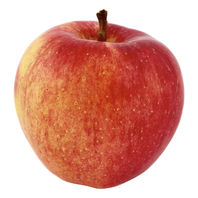
#> input picture pdi/apple.jpg, 198 x 198 px
$ python -i segmentation.py   (imports and definitions only)
#> lines starting #> are read from the running program, lines starting #| are printed output that depends on the picture; after the words box and inside, x2 and y2 are one past the last pixel; in counts of white or black regions, pixels touching at a corner belong together
import cv2
import numpy as np

def segmentar_objeto_com_flood_fill(imagem):
    _, mascara = cv2.threshold(imagem, 0, 255, cv2.THRESH_BINARY_INV + cv2.THRESH_OTSU)

    h, w = mascara.shape
    ff = mascara.copy()
    ff_mask = np.zeros((h + 2, w + 2), np.uint8)

    for seed in [(0, 0), (w - 1, 0), (0, h - 1), (w - 1, h - 1)]:
        cv2.floodFill(ff, ff_mask, seedPoint=seed, newVal=0)

    kernel = np.ones((3, 3), np.uint8)
    ff = cv2.morphologyEx(ff, cv2.MORPH_OPEN, kernel, iterations=1)
    ff = cv2.morphologyEx(ff, cv2.MORPH_CLOSE, kernel, iterations=1)

    return ff

def filtrar_contornos_borda(contornos, largura_imagem, altura_imagem, margem=1):
    def toca_borda(x, y, w, h, W, H, m=1):
        return x <= m or y <= m or (x + w) >= (W - m) or (y + h) >= (H - m)

    contornos_filtrados = []
    for contorno in contornos:
        x, y, w, h = cv2.boundingRect(contorno)
        if not toca_borda(x, y, w, h, largura_imagem, altura_imagem, margem):
            contornos_filtrados.append(contorno)

    return contornos_filtrados

def encontrar_contornos(mascara_binaria):
    contornos, _ = cv2.findContours(mascara_binaria.copy(), cv2.RETR_EXTERNAL, cv2.CHAIN_APPROX_SIMPLE)
    return contornos

def desenhar_contornos(imagem, contornos, cor=(0, 255, 0), espessura=2):
    imagem_contornos = imagem.copy()
    cv2.drawContours(imagem_contornos, contornos, -1, cor, espessura)
    return imagem_contornos

>>> import cv2
>>> picture = cv2.imread('../apple.jpg', cv2.IMREAD_GRAYSCALE)
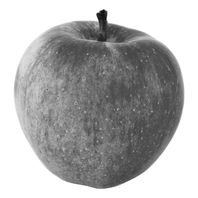
#> picture: shape (198, 198); min 0, max 255, mean 175.8
>>> result = segmentar_objeto_com_flood_fill(picture)
#> in segmentar_objeto_com_flood_fill, `_, mascara = cv2.threshold(imagem, 0, 255, cv2.THRESH_BINARY_INV + cv2..`:
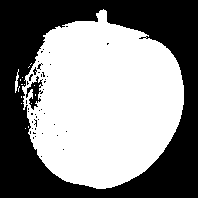
#> mascara: shape (198, 198); 53.4% white; 45 black regions (43 under 20 px), largest, box (x1, y1, x2, y2) and area: (0, 0, 198, 198) 17883, (26, 76, 43, 110) 238
#> in segmentar_objeto_com_flood_fill, `ff = cv2.morphologyEx(ff, cv2.MORPH_OPEN, kernel, iterations=1)`:
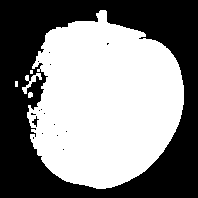
#> ff: shape (198, 198); 52.6% white; 16 black regions (14 under 20 px), largest, box (x1, y1, x2, y2) and area: (0, 0, 198, 198) 18528, (32, 116, 39, 127) 29
#> in segmentar_objeto_com_flood_fill, `ff = cv2.morphologyEx(ff, cv2.MORPH_CLOSE, kernel, iterations=1)`:
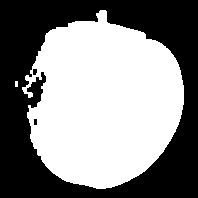
#> ff: shape (198, 198); 52.9% white; 3 black regions (1 under 20 px), largest, box (x1, y1, x2, y2) and area: (0, 0, 198, 198) 18418, (33, 69, 37, 75) 22
